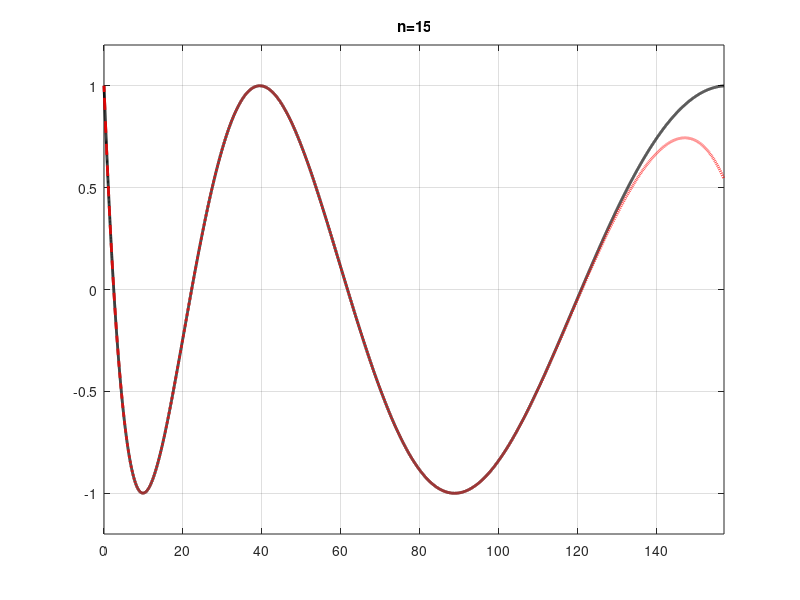

Write the MATLAB code that produced this figure.
% Skript som plottar Taylor-polynoma, opp til 
% ein bestemt orden, for funksjonen
% f(x) = cos (sqrt(x)) omkring x=0.
% Den maksimale ordenen til funksjonen er input

% Gir maksimal orden
Nmax=15;

% Funksjonen
funk=@(x) cos(sqrt(x));

% Vektor med x-verdiar
x=0:1e-2:50*pi;

% Initerar polynomet
P=0*x;
an=1;

% Startar plot
figure(1)
plot(x,funk(x),'k-','linewidth',2)
axis([min(x) max(x) -1.2 1.2])
grid on
pause
for n=0:Nmax
  an=(-1)^round(n)/factorial(2*n);
  P=P+an*x.^n;
  plot(x,funk(x),'k-','linewidth',2)
  grid on
  hold on
  plot(x,P,'r--','linewidth',2)
  hold off
  axis([min(x) max(x) -1.2 1.2])
  title(['n=',num2str(n)])
  pause
end
hold off